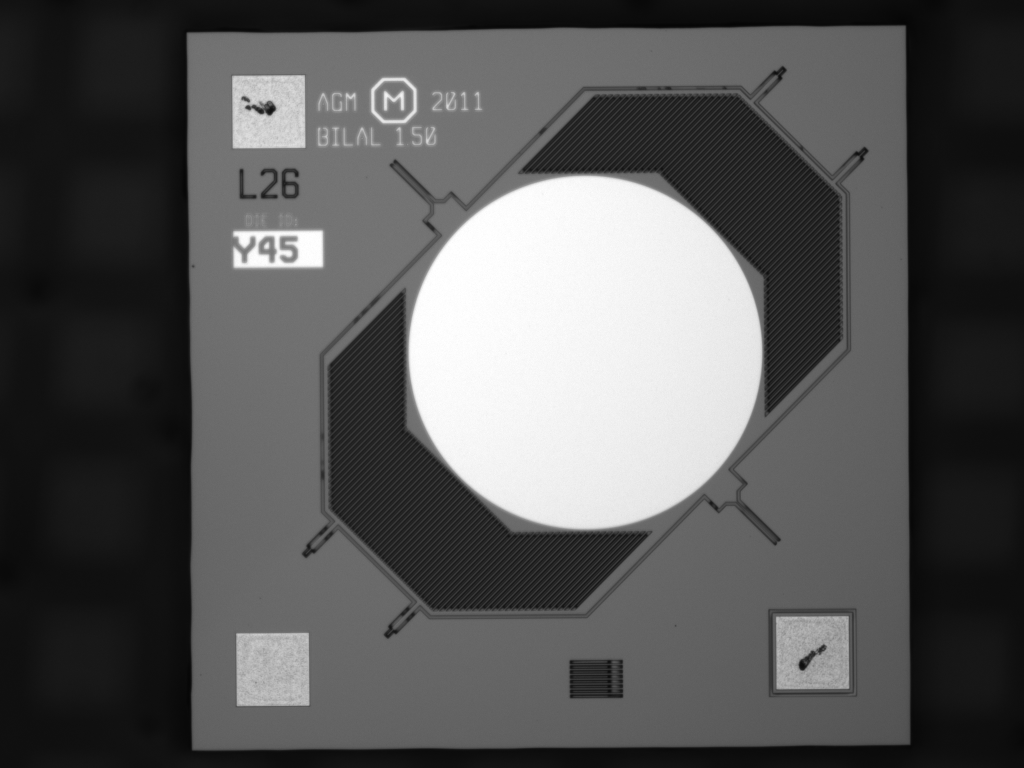
#> input picture images/TI01.png, 2048 x 1536 px (shown at 1/2 size)
$ python pupil.py images/TI01.png   (older library calls are emulated)
#> lines starting #> are read from the running program, lines starting #| are printed output that depends on the picture; after the words box and inside, x2 and y2 are one past the last pixel; in counts of white or black regions, pixels touching at a corner belong together; long printed decimals are rounded
#> further down, img is the input picture: shape (1536, 2048, 3); min 4, max 255, mean 86.7
### circles.py
import numpy as np
import matplotlib.pyplot as plt
import cv2
import sys

from skimage import img_as_ubyte
from skimage import measure
from skimage import filters
from skimage.feature import canny
from skimage.transform import hough_circle, hough_circle_peaks
from skimage.draw import circle_perimeter
from skimage import color, img_as_ubyte, img_as_float
from skimage.color import rgb2gray

# Construct some test data
#x, y = np.ogrid[-np.pi:np.pi:100j, -np.pi:np.pi:100j]
#r = np.sin(np.exp((np.sin(x)**3 + np.cos(y)**2)))

def find_circle(image_gray, radi_range, num_peaks):

    edges = canny(image_gray, sigma=4.0,low_threshold=0.01, high_threshold=0.15)

    # Detect two radii
    hough_radii = radi_range
    hough_res = hough_circle(edges, hough_radii)

    # Select the most prominent 3 circles
    accums, cx, cy, radii = hough_circle_peaks(hough_res, hough_radii,
                                               total_num_peaks=num_peaks)
    return zip(cy,cx,radii),edges

# [25 lines that do not run on import are left out]

### pupil.py
import cv2
import numpy as np
import sys
import matplotlib.pyplot as plt
from skimage import color, img_as_ubyte, img_as_float
from skimage.color import rgb2gray
from operator import itemgetter
from sobelplus import sobel_detect, gradient_all
from skimage.util import img_as_ubyte
from skimage.util import img_as_float
from circles import find_circle
from skimage.draw import circle_perimeter
from matplotlib.patches import Circle
import matplotlib.patches as patches
import math
from zscore_1d import find_inflections

def create_new(img):
    height, width, channels = img.shape
    return np.zeros((height, width, 3), np.uint8)


def convert_lab2rgb(lab_tuple):
    merged = cv2.merge(lab_tuple)
    return cv2.cvtColor(merged.astype("uint8"), cv2.COLOR_LAB2RGB)


def createConvexMask(image):
    """
    creates a convex mask (binary image) of foreground object of a binary input image
    """
    contours = cv2.findContours(image.copy(), cv2.RETR_TREE, cv2.CHAIN_APPROX_NONE)[1]
    hull_image = np.zeros_like(image.copy(), dtype=np.uint8)
    height, width = hull_image.shape
    if len(contours) == 0:
        return (None)

    for (i, c) in enumerate(contours):
        # compute the area of the contour along with the bounding box
        # to compute the aspect ratio
        area = cv2.contourArea(c)
        (x, y, w, h) = cv2.boundingRect(c)
        if x == 0 or (x + w) == width or y == 0 or (y + h) == height: continue
        hull = cv2.convexHull(c)
        cv2.drawContours(hull_image, [hull], 0, (255), -1)
    return (hull_image)


def check_specular_reflection(otsu):
    # look for black
    inv = cv2.bitwise_not(otsu)
    return inv, None


def CenterOfIntensity(gray, invert=False):
    src = gray.copy()
    if invert:
        src = cv2.bitwise_not(gray)

    moments = cv2.moments(src)  # Calculate moments
    (cx, cy) = (-1.0, -1.0)
    if moments['m00'] != 0:
        cx = int(moments['m10'] / moments['m00'])  # cx = M10/M00
        cy = int(moments['m01'] / moments['m00'])  # cy = M01/M00
    return (cx, cy), moments['m00']

    # threshold the image
    # otsu


def getMask(rc):
    ret, otsu = cv2.threshold(rc, 0, 255, cv2.THRESH_BINARY_INV + cv2.THRESH_OTSU)
    otsu_eroded = cv2.erode(otsu, None, iterations=2)
    otsu_cleansed = cv2.dilate(otsu_eroded, None, iterations=2)
    mask = createConvexMask(otsu_cleansed)
    return mask, otsu


def smooth(x, window_len):
    # smooth the data using a window with requested size.

    assert (x.ndim is 1)
    assert (x.size > window_len)
    if window_len < 3:
        return x

    s = np.r_[x[window_len - 1:0:-1], x, x[-2:-window_len - 1:-1]]
    # print(len(s))
    w = np.ones(window_len, 'd')
    y = np.convolve(w / w.sum(), s, mode='valid')
    return y


def pupil_range_by_reduce(roi, low_pass):
    colsums = cv2.reduce(roi, 0, cv2.REDUCE_MAX, dtype=cv2.CV_8U).flatten()
    roi_width = len(colsums)
    diffc = np.diff(colsums)
    if roi_width > (low_pass * 2):
        diffc = smooth(diffc, low_pass)
    medc = np.median(diffc)
    sortc = np.argwhere(diffc < medc)

    fsortc = (sortc).flatten()
    fsortd = np.diff(fsortc)
    esort = np.select([fsortd], [fsortd > 1])
    posts = []

    for idx, val in enumerate(esort):
        if idx == 0: posts.append(fsortc[idx])
        if idx == len(esort) - 1: posts.append(fsortc[idx])
        if val == 1:
            posts.append(fsortc[idx])
            posts.append(fsortc[idx + 1])
    runs = []
    for idx, post in enumerate(posts):
        if idx % 2 == 0:
            runs.append([post, posts[idx + 1], posts[idx + 1] - post])

    lengths = np.diff(posts)
    print(lengths)
    print(runs)

    def Sort(sub_li):

        # reverse = None (Sorts in Ascending order)
        # key is set to sort using second element of
        # sublist lambda has been used
        return (sorted(sub_li, key=lambda x: x[2], reverse=True))

    sruns = Sort(runs)
    est_pupil = sruns[0]
    return est_pupil

def pupil(img, dpath=None):
    src = img.copy()
    low_pass = 5
    src = cv2.GaussianBlur(src, (low_pass, low_pass), 0)
    tmp = create_new(src)
#> tmp: shape (1536, 2048, 3); every value is 0
    dest = create_new(src)
    height, width, channels = img.shape
#> height = 1536; width = 2048; channels = 3
    image_rgb = cv2.cvtColor(src, cv2.COLOR_BGR2RGB)
    image_lab = cv2.cvtColor(src, cv2.COLOR_BGR2LAB)
#> image_lab: shape (1536, 2048, 3); mean of channels 0, 1, 2 89.2, 128, 128
    Lc, Ac, Bc = cv2.split(image_lab)
#> Ac: shape (1536, 2048); every value is 128
    cm, wmass = CenterOfIntensity(Lc)
#> in CenterOfIntensity, `moments = cv2.moments(src)`: moments = moments, m00 280546377, centre m10/m00, m01/m00 = (1067.8, 750.8)
#> in CenterOfIntensity, `cx = int(moments['m10'] / moments['m00'])`: cx = 1067
#> in CenterOfIntensity, `cy = int(moments['m01'] / moments['m00'])`: cy = 750
#> cm = (1067, 750); wmass = 280546377
    print('Entire Cm ', cm)
#| Entire Cm  (1067, 750)

    image_gray = color.rgb2gray(img_as_float(image_rgb))
    high_radi = height * 0.31
#> high_radi = 476.2
    low_radi = high_radi - 30
#> low_radi = 446.2
    print('radii range', (low_radi, high_radi))
#| radii range (446.160, 476.160)

    hough_radii = np.arange(low_radi, high_radi, 2)
    circle_zip, edges = find_circle(image_gray, hough_radii, 1)
#> in find_circle, `edges = canny(image_gray, sigma=4.0,low_threshold=0.01, high_threshold..`:
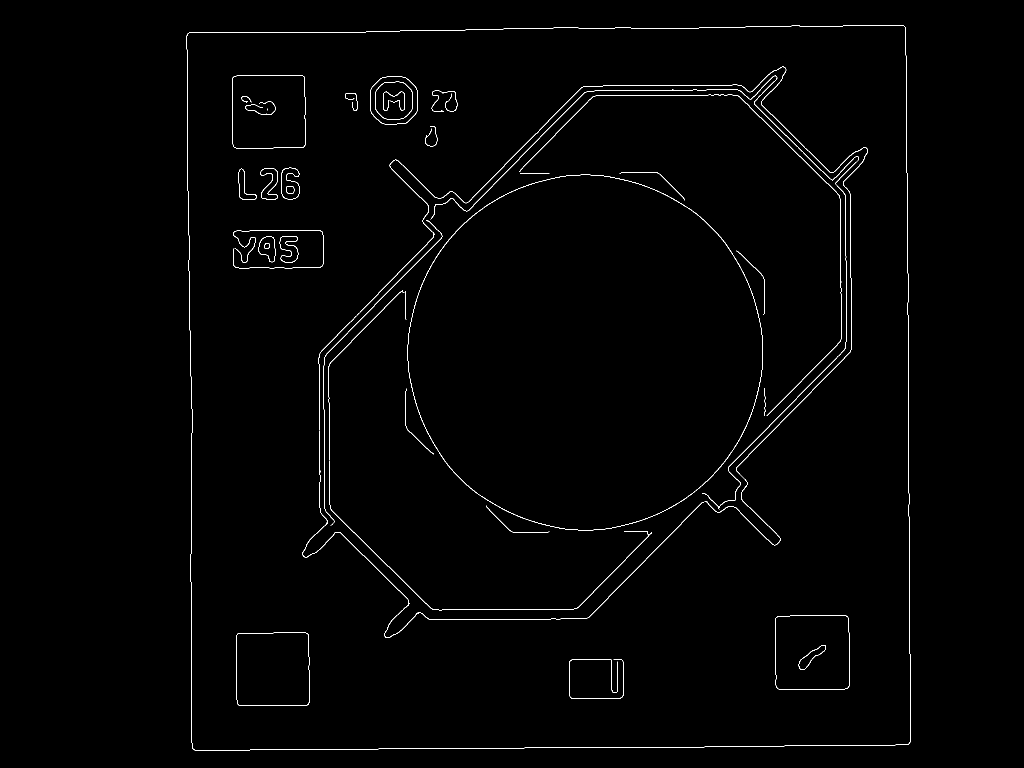
#> edges: shape (1536, 2048) bool (shown at 1/2 size); 0.87% white in thin lines or dots, all inside (x1, y1, x2, y2) = (373, 51, 1821, 1501)
#> in find_circle, `accums, cx, cy, radii = hough_circle_peaks(hough_res, hough_radii, tot..`: accums = [0.09]; cx = [1208]; cy = [590]; radii = [474.2]
    # note row column to x y to width height
    circles = []
    for center_y, center_x, radius in circle_zip:
        circles.append((center_x, center_y, radius))
#> this loop made 1 pass
#> (center_y, center_x, radius) on pass 1: (590, 1208, 474.2)
#> after the loop, circles = [(1208, 590, 474.2)]

    iris_circle = circles[0]
#> iris_circle = (1208, 590, 474.2)
    crad = (center_x, center_y)
#> crad = (1208, 590)
    center_y = iris_circle[1]
#> center_y = 590
    center_x = iris_circle[0]
#> center_x = 1208
    print('Center ', (center_x, center_y))
#| Center  (1208, 590)

    roi = Lc[int(center_y - radius + 16):int(center_y + radius - 16),
          int(center_x - radius + 16):int(center_x + radius - 16)]
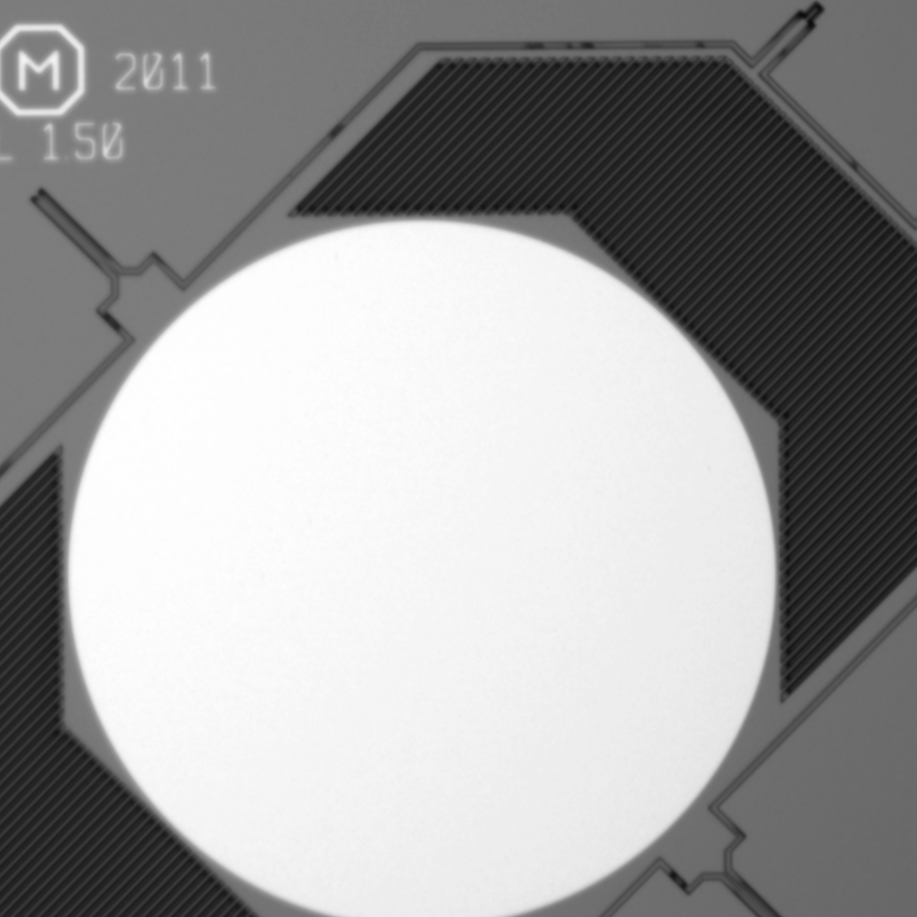
#> roi: shape (917, 917); min 12, max 255, mean 158.1
    cmroi, roimass = CenterOfIntensity(roi, True)
#> call 2 of CenterOfIntensity, with invert = True
#> in CenterOfIntensity (call 2), `src = cv2.bitwise_not(gray)`:
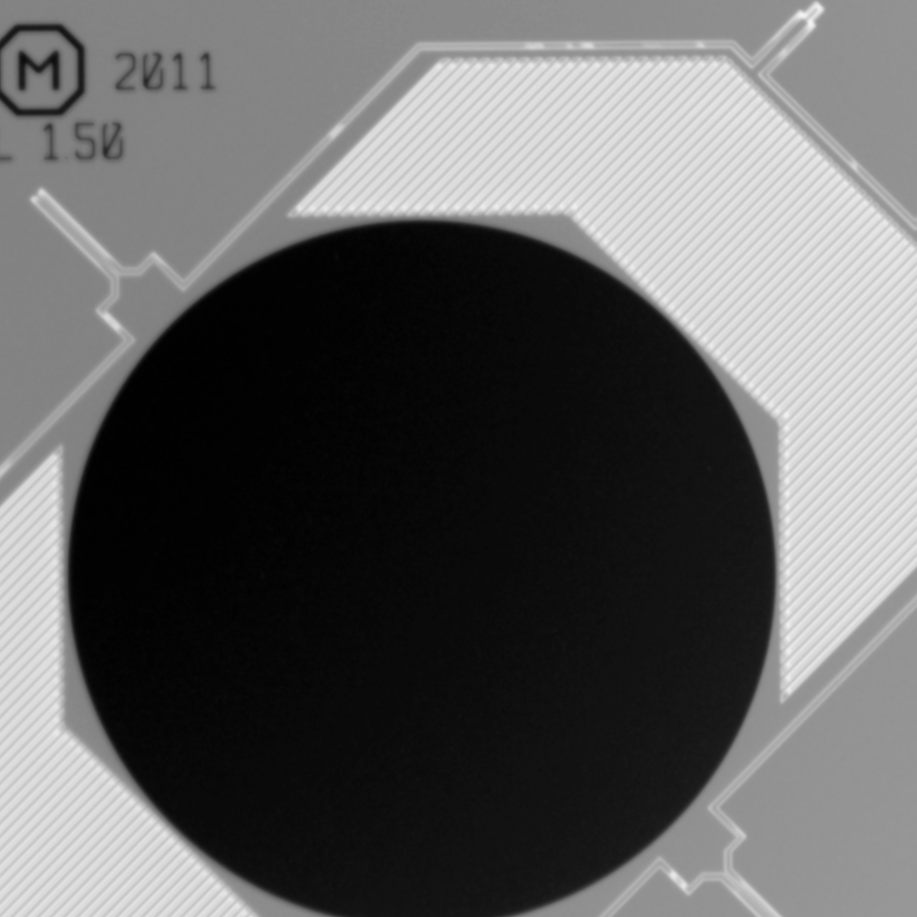
#> src: shape (917, 917); min 0, max 243, mean 96.9
#> in CenterOfIntensity (call 2), `moments = cv2.moments(src)`: moments = moments, m00 81495802, centre m10/m00, m01/m00 = (513.1, 382.8)
#> in CenterOfIntensity (call 2), `cx = int(moments['m10'] / moments['m00'])`: cx = 513
#> in CenterOfIntensity (call 2), `cy = int(moments['m01'] / moments['m00'])`: cy = 382
#> cmroi = (513, 382); roimass = 81495802
    print('cmroi', cmroi)
#| cmroi (513, 382)

    est_pupil = pupil_range_by_reduce(roi, low_pass)
#> in pupil_range_by_reduce, `colsums = cv2.reduce(roi, 0, cv2.REDUCE_MAX, dtype=cv2.CV_8U).flatten()`: colsums = 917 values, max 255 at index 92, min 110 at index 893, mean 226.4
#> in pupil_range_by_reduce, `roi_width = len(colsums)`: roi_width = 917
#> in pupil_range_by_reduce, `diffc = np.diff(colsums)`: diffc = 916 values, max 255 at index 3, min 0 at index 0, mean 37.04
#> in smooth, `s = np.r_[x[window_len - 1:0:-1], x, x[-2:-window_len - 1:-1]]`: s = 924 values, max 255 at index 1, min 0 at index 0, mean 37.27
#> in smooth, `y = np.convolve(w / w.sum(), s, mode='valid')`: y = 920 values, max 253 at index 27, min 0 at index 2, mean 37.15
#> in pupil_range_by_reduce, `diffc = smooth(diffc, low_pass)`: diffc has the same summary as y in smooth
#> in pupil_range_by_reduce, `medc = np.median(diffc)`: medc = 51
#> in pupil_range_by_reduce, `sortc = np.argwhere(diffc < medc)`: sortc = 426 values from 2 to 912
#> in pupil_range_by_reduce, `fsortd = np.diff(fsortc)`: fsortd = 425 values, max 26 at index 298, min 1 at index 1, mean 2.14
    estimated_pupil_radius = est_pupil[2] / 2
    estimated_pupil_x_center = center_x + radius - (est_pupil[1] + est_pupil[0]) / 2

    # @note refactor to using rectangles
    ring = 0.25
    tl_x = center_x - radius
    tl_y = center_y - radius
    pwidth = radius * (1.0 + ring)
    pheight = radius * (1.0 + ring)
    proi_tl_x = tl_x + (1.0 - ring) * radius / 2
    proi_tl_y = tl_y + (1.0 - ring) * radius / 2
    print('cmroi_tl', (proi_tl_x, proi_tl_y))

    # reduce the roi by the difference of roi and roi cm.
    proi = Lc[int(proi_tl_y):int(proi_tl_y + pheight),
           int(proi_tl_y):int(proi_tl_y + pheight)]

    cmproi, pmass = CenterOfIntensity(proi, True)
    prad = np.sqrt((pmass / 256.0) / math.pi)
    print('cmproi', (cmproi, prad))

    # Preprocessing images
    src_rgb = cv2.cvtColor(src, cv2.COLOR_BGR2RGB)
    circle_color = 'red'
    box_color = 'blue'
    pupil_color = 'yellow'

    #    fig = plt.figure(figsize=((22, 13)))
    f1, ax1 = plt.subplots(1)
    ax1.set_aspect('equal')
    ax1.imshow(src_rgb)
    ax1.set_title("Pupil Results")

    print((center_x, center_y, radius))
    c = patches.Circle((center_x, center_y), radius, color=circle_color, linewidth=2, fill=False)
    ax1.add_patch(c)
    r = patches.Rectangle((center_x - radius, center_y - radius), radius * 2, radius * 2, color=box_color,
                          linewidth=3, fill=False)
    ax1.add_patch(r)
    p = patches.Circle((estimated_pupil_x_center, center_y), estimated_pupil_radius, color=pupil_color, linewidth=1,
                       fill=False)
    ax1.add_patch(p)
    lc = patches.Rectangle((proi_tl_x, proi_tl_y), pwidth, pheight, color='yellow', linewidth=1, fill=False)
    ax1.add_patch(lc)

    #    l = patches.Rectangle((cmroi[0] + tl_x, cmroi[1] + tl_y), 7, 7, color='green', linewidth=3, fill=False)
    #    ax1.add_patch(l)

    pp = patches.Circle((proi_tl_x + cmproi[0], proi_tl_y + cmproi[1]), prad, color=pupil_color,
                        linewidth=2,
                        fill=False)
    ax1.add_patch(pp)
    plt.show()

if __name__ == '__main__':
    img = cv2.imread(sys.argv[1])
#> (the run stopped early here; a loop or call above may not have finished)
